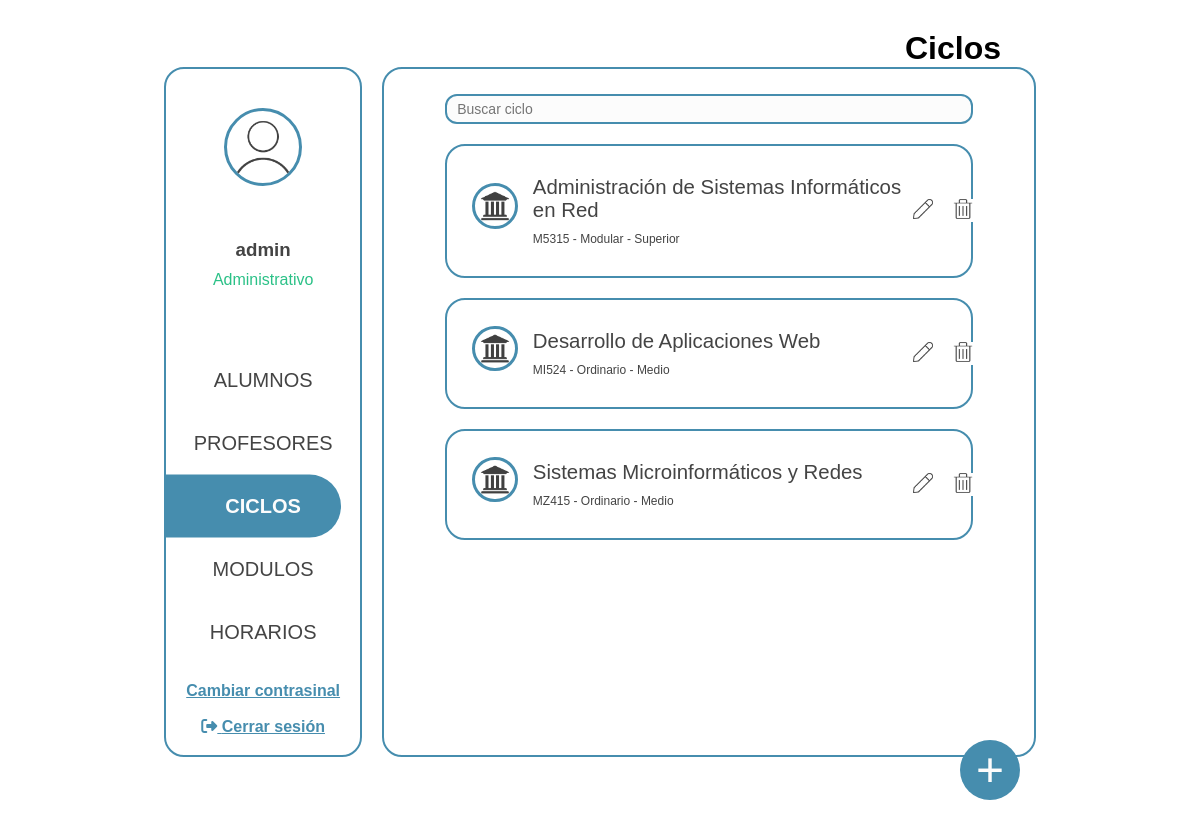
Screenshot of /GestionHorarios/www/pages/administrator_vocational_trainings.php (signed in) with the database file from the repository.
### tables this page shows
CREATE TABLE `vocational_trainings` (
  `id` int NOT NULL,
  `course_code` varchar(50) NOT NULL,
  `course_name` varchar(100) NOT NULL,
  `modality` enum('ordinary','dual','modular','') NOT NULL,
  `type` enum('medium','higher') NOT NULL,
  `time_stamp` datetime NOT NULL DEFAULT CURRENT_TIMESTAMP
);

### GestionHorarios/www/pages/administrator_vocational_trainings.php (the view, shortened to what this page needs)
<?php
include_once '../functions/connection.php';
$sql = "SELECT * FROM vocational_trainings";
$stmt = $pdo->query($sql);
$editVocationalTrainingId = null;
?>
<!DOCTYPE html>
<html lang="es">
<head>
    <link rel="stylesheet" href="../pages/css/administrator_panel.css">
</head>
<body>
    <h2>Ciclos</h2>
    <div class="container">
        <?php include_once('partials/container_left.php'); ?>
        <div class="container-rigth">
            <div class="container-buscador">
                <form method="post" style="all:initial; width: 100%;" action="../functions/administrator/function_panel_administrator.php" id="search-form">
                    <input class="buscador" type="text" id="buscar" placeholder="Buscar ciclo" name="txtFindVocationalTraining">
                </form>
            </div>
            <div class="mostrar-ciclos">
                <?php while ($fila = $stmt->fetch(PDO::FETCH_ASSOC)): ?>
                    <?php
                    $id = $fila['id'];
                    $course_name = $fila['course_name'];
                    $course_code = $fila['course_code'];
                    $modality = $fila['modality'];
                    $type = $fila['type'];
                    $typeTransform = ($type === 'higher') ? "Superior" : "Medio";
                    $modalityTransform = ($modality === 'ordinary') ? "Ordinario" : (($modality === 'modular') ? "Modular" : "Dual");
                    ?>
                    <div class='container-user'>
                        <div class='row'>
                            <div class='user-imagen'>
                                <img src='/images/ciclo.png' class='pic' alt='Ciclo img'>
                            </div>
                            <div class='user-texto'>
                                <p class='texto-nombre'><?php echo $course_name; ?></p>
                                <p class='texto-ciclo'><?php echo "$course_code - $modalityTransform - $typeTransform"; ?></p>
                            </div>
                            <?php if ($editVocationalTrainingId == $id): ?>
                                <div class='user-botones'>
                                    <form method='post' action='../functions/administrator/function_delete_user.php'>
                                        <input type='hidden' name='id' value='<?php echo $id; ?>'>
                                        <button type='submit' class='btn-delete' name='btnDelete'>
                                            <img src='/images/delete.png' class='boton-icono-delete' alt='Borrar'>
                                            <img src='/images/delete_hover.png' class='delete-hover' alt='Borrar'>
                                        </button>
                                    </form>
                                </div>
                            </div>
                            <div class='user-editar'>
                                <form action='../functions/vocational_trainings/function_update_vocational_trainings.php' style='all:initial; width: 100%;' method='post'>
                                    <div class='row-edit'>
                                        <input type='hidden' name='id' value='<?php echo $id; ?>'>
                                        <input class='inputs-form-2' type='text' name='txtCourse_code' value='<?php echo $course_code; ?>' placeholder='Código ciclo' required><br>
                                        <input class='inputs-form-2' type='text' name='txtCourse_name' value='<?php echo $course_name; ?>' placeholder='Nombre'><br>
                                    </div>
                                    <div class='row-edit'>
                                        <select class='inputs-form-select-2' name="selectModality" id="selectModality" required>
                                            <option value="ordinary" <?= ($modality == 'ordinary') ? 'selected' : ''; ?>>Ordinario</option>
                                            <option value="modular" <?= ($modality == 'modular') ? 'selected' : ''; ?>>Modular</option>
                                            <option value="dual" <?= ($modality == 'dual') ? 'selected' : ''; ?>>Dual</option>
                                        </select>
                                        <select class='inputs-form-select-2' name="selectType" id="selectType" required>
                                            <option value="medium" <?= ($type == 'medium') ? 'selected' : ''; ?>>Medio</option>
                                            <option value="higher" <?= ($type == 'higher') ? 'selected' : ''; ?>>Superior</option>
                                        </select>
                                    </div>
                                    <div class='row-guardar'>
                                        <button type='submit' class='btnActualizar' name='btnSave'>Actualizar</button>
                                    </div>
                                </form>
                            </div>
                            <?php else: ?>
                                <div class='user-botones'>
                                    <form method='post'>
                                        <button type='submit' class='btn' name='btnUpdate'>
                                            <img src='/images/edit.png' class='boton-icono-edit' alt='Editar'>
                                        </button>
                                    </form>
                                    <form method='post' action='../functions/vocational_trainings/function_delete_vocational_training.php'>
                                        <button type='submit' class='btn-delete' name='btnDelete'>
                                            <img src='/images/delete.png' class='boton-icono-delete' alt='Borrar'>
                                        </button>
                                    </form>
                                </div>
                            </div>
                        <?php endif; ?>
                    </div>
                <?php endwhile; ?>
            </div>
        </div>
    </div>
    <form action="administrator_create_vocational_training.php">
        <button name="btnCreateVocationalTraining" class="btnCreateUser">+</button>
    </form>
</body>
</html>

### GestionHorarios/www/pages/css/administrator_panel.css (style rules this page uses)
body { font-family: Arial, sans-serif; height: 100vh; overflow: hidden; margin: 2.5% 20px; width: calc(100% - 40px); }
.container { display: flex; gap: 20px; }
h2 { text-align: center; font-size: 2em; width: 100%; text-align: right; padding-right: 35px; }
.container-rigth { text-align: center; width: 100%; max-height: calc( 95vh - 70px ); border: solid var(--color-primario) 2px; border-radius: 20px; padding: 25px; overflow-y: auto; height: 2000px; }
.mostrar-ciclos { display: flex; flex-wrap: wrap; }
.container-user { display: flex; flex-direction: column; flex-wrap: wrap; border: 2px solid var(--color-primario); padding: 10px; width: 100%; border-radius: 20px; margin-bottom: 20px; margin-right: 6%; margin-left: 6%; }
.row { display: flex; flex-wrap: wrap; width: 100%; margin-top: 15px; margin-bottom: 15px; }
.pic { border: 3px solid var(--color-primario); width: 60%; border-radius: 80%; margin-bottom: 10px; }
.container-user p { margin: 5px 0; }
button { cursor: pointer; }
form { display: inline-block; }
.btnCreateUser { position: fixed; bottom: 7%; right: 15%; background-color: var(--color-primario); width: 60px; height: 60px; border-radius: 50%; border: none; font-size: 3rem; color: var(--forty-color); transition: transform 0.5s ease, background-color 0.3s ease; }
.buscador { background-color: var(--forty-color); border: 2px solid var(--color-primario); padding: 5px 10px; border-radius: 12px; font-size: 14px; color: var(--tertiary-color); appearance: none; cursor: pointer; width: 100%; height: 30px; position: relative; }
.user-imagen { width: 15%; display: flex; align-items: center; justify-content: center; }
.user-texto { width: 75%; text-align: left; display: flex; flex-direction: column; align-items: left; justify-content: center; }
.texto-nombre { font-size: 1.7vw; }
.texto-ciclo { font-size: 1vw; }
.user-botones { width: 9%; text-align: left; display: flex; align-items: center; justify-content: center; }
.btn { background-color: white; border: 0px; margin-left: 20px; }
.btn-delete { background-color: white; border: 0px; margin-left: 20px; }
.boton-icono-edit { width: 20px; height: 20px; }
.boton-icono-delete { width: 20px; height: 20px; }
p { color: var(--tertiary-color); }
.container-buscador { text-align: center; margin-bottom: 20px; width: 100%; padding-left: 6%; padding-right: 6%; display: flex; }

### GestionHorarios/www/pages/css/common.css (style rules this page uses)
:root { --color-primario: #468dae; --second-color: #2bc187; --tertiary-color: #444444; --forty-color: #fcfcfc; --danger-color: #c12b2e; --fuente-principal: "Arial", sans-serif; }
* { margin: 0; padding: 0; box-sizing: border-box; }
body { padding: 0 12% 0 12%; margin-top: 3%; }

### rows the page displays
vocational_trainings: course_name "Administración de Sistemas Informáticos en Red", course_code "M5315", modality "Modular", type "Superior"
vocational_trainings: course_name "Desarrollo de Aplicaciones Web", course_code "MI524", modality "Ordinario", type "Medio"
vocational_trainings: course_name "Sistemas Microinformáticos y Redes", course_code "MZ415", modality "Ordinario", type "Medio"

### other values shown
$_SESSION['user']['name'] "admin"
